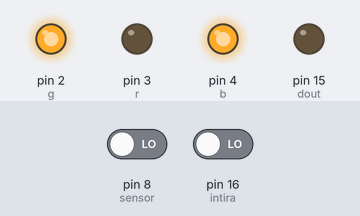
The sketch below on a simulated Arduino Uno, built with avr-gcc and run on an emulated ATmega328P. On the bench: output pins drawn as LEDs (lit = HIGH). The test bench sets the inputs (shaded band); at power-on: pin 8 (sensor) LOW, pin 16 (intira) LOW. What the sketch prints to the serial monitor is not drawn.

Above: at 0.1 s.
At 1.7 s:
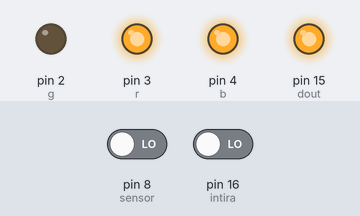
1.8 s: pin 8 (sensor) driven HIGH
At 3.5 s:
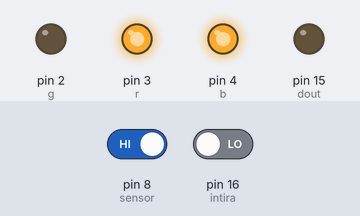
Timing chart, 0 to 5.0 s (numbered marks = the images above; inputs shaded):
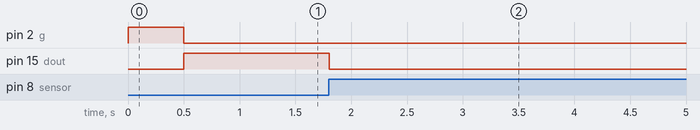

The sketch:

ledracemando.ino
```cpp
int r = 3;
int g = 2;
int b = 4;

int sensor = 8;
int intira = 16;
int dout = 15;

int lec = 0;

void setup() {
  // put your setup code here, to run once:

Serial.begin(9600);

pinMode(r,OUTPUT);
pinMode(g,OUTPUT);
pinMode(b,OUTPUT);

pinMode(dout,OUTPUT);
pinMode(intira,INPUT);
pinMode(sensor,INPUT);


digitalWrite(r,LOW);
  digitalWrite(g,HIGH);
  digitalWrite(b,HIGH);

delay(500);

if(digitalRead(intira) == 1)
{

  digitalWrite(r,LOW);
  digitalWrite(g,HIGH);
  digitalWrite(b,HIGH);

}
else
{

  digitalWrite(r,HIGH);
  digitalWrite(g,LOW);
  digitalWrite(b,HIGH);

}

}

void loop() {
  // put your main code here, to run repeatedly:

  lec = digitalRead(sensor);
  Serial.println(lec);
  if(lec == 1)
  {
    digitalWrite(dout,LOW);
    delay(25);
    digitalWrite(dout,HIGH);
  }
  else{
    digitalWrite(dout,HIGH);
  }

}
```

Measured:
- after the input at 1.8 s, pin 15 (dout): HIGH → LOW at once
